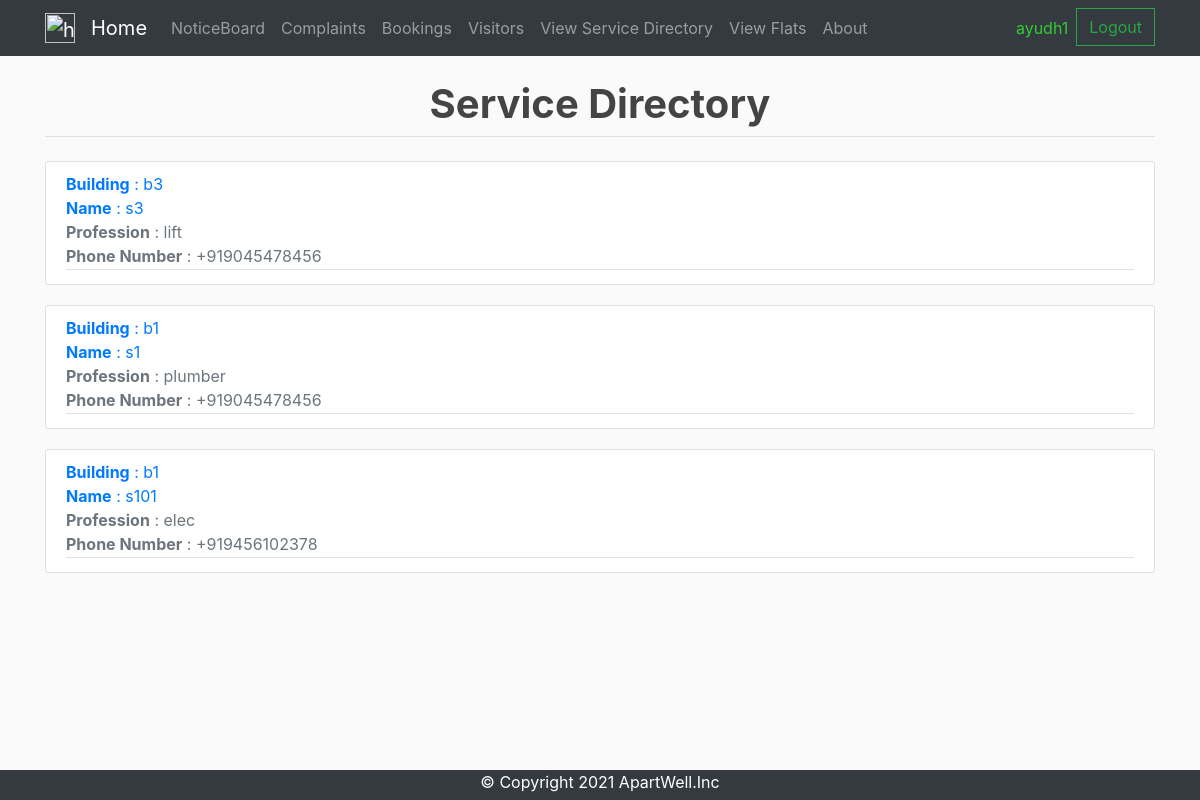
Page /view/service_directory/ (signed in) on the committed database.
### buildings/models.py (models this page shows)
class Service_Directory(models.Model):
	service_id = models.CharField(max_length=10, primary_key=True)
	name = models.CharField(max_length=50)
	profession = models.CharField(max_length=30)
	building_id = models.ForeignKey(Building, on_delete=models.CASCADE)
	phone_no = PhoneNumberField(blank=False)

class Building(models.Model):
	building_id = models.CharField(max_length=10, primary_key=True)
	building_name = models.CharField(max_length=30)
	n_floors = models.IntegerField(default=0)
	n_flats = models.IntegerField(default=0)

### buildings/views.py (the view)
# urls.py: path('view/service_directory/',views.view_service_directory, name="service_directory_details"),
def view_service_directory(request):
	model = Occupies.objects.filter(user_id = request.user.pk)
	flat_model = []
	for i in model:
		temp = Flat.objects.filter(flat_id = str(i.flat_id.pk))
		flat_model.append(temp)
	new_flat_model = []
	for i in flat_model:
		new_flat_model.append(i[0])
	building_model = []
	for i in new_flat_model:
		temp = Building.objects.filter(building_id = str(i.building_id.pk))
		building_model.append(temp)
	new_building_model = []
	for i in building_model:
		new_building_model.append(i[0])
	new_building_model = set(new_building_model)
	sd = []
	for i in new_building_model:
		temp = Service_Directory.objects.filter(building_id = i.building_id)
		sd += temp
	new_sd = sd
	return render(request, 'buildings/service_directory.html', {'flat_model':new_sd, 'all_sd':Service_Directory.objects.all()})

### buildings/templates/buildings/service_directory.html (shortened to what this page needs)
{% extends 'base.html' %}
{% load static %}
{% block content %}
<!DOCTYPE html>
<html>
  <head>
    <link rel="stylesheet" href="{% static 'table.css' %}">
  </head>
  <body>
    <legend class = "border-bottom mb-4"><h1 class="text-center"> <strong>Service Directory</strong></h1></legend>
    {% if user.is_authenticated and user.is_superuser %}
        {% for complaint in all_sd %}
        <article class="media content-section">
        <div class="media-body">
          <div class="article-metadata">
            <medium class="text-primary"><b>Building</b> : {{ complaint.building_id.building_name }}</br></medium>
            <medium class="text-primary"><b>Name</b> : {{ complaint.name }}</br></medium>
            <medium class="text-muted"><b>Profession</b> : {{ complaint.profession }}</br></medium>
            <medium class="text-muted"><b>Phone Number</b> : {{ complaint.phone_no }}</br></medium>
          </div>
        </div>
        </article>
      {% endfor %}
    {% else %}
        {% for complaint in flat_model %}
        <article class="media content-section">
        <div class="media-body">
          <div class="article-metadata">
            <medium class="text-primary"><b>Building</b> : {{ complaint.building_id.building_name }}</br></medium>
            <medium class="text-primary"><b>Name</b> : {{ complaint.name }}</br></medium>
            <medium class="text-muted"><b>Profession</b> : {{ complaint.profession }}</br></medium>
            <medium class="text-muted"><b>Phone Number</b> : {{ complaint.phone_no }}</br></medium>
          </div>
        </div>
        </article>
      {% endfor %}
    {% endif %}
  </body>
</html>
{% endblock %}

### templates/base.html (shortened to what this page needs)
{% load static %}
<html>
<head>
	<link rel="stylesheet" href="https://stackpath.bootstrapcdn.com/bootstrap/4.4.1/css/bootstrap.min.css">
	<link rel="stylesheet" type="text/css" href="{% static 'main.css' %}">
</head>
<body>
<nav class="navbar navbar-expand-lg navbar-dark bg-dark">
	<div class="container">
	  <a class="navbar-brand" href="{% url 'home' %}"><img  src="/static/apartments.png" width = "30" height = "30" alt="home" /></a>
	  <a class="navbar-brand" href="{% url 'home' %}">Home</a>
	  <div class="collapse navbar-collapse" id="navbarSupportedContent">
	    <ul class="navbar-nav mr-auto">
	    					<a class="nav-item nav-link" href="{% url 'noticeboard_notice_list' %}">NoticeBoard</a>
				{% if user.is_authenticated %}
						{% if user.is_superuser%}
							<a class="nav-item nav-link" href="{% url 'complaints:admin-complaint' %}">Complaints</a>
							<a class="nav-item nav-link" href="{% url 'bookings:admin-booking' %}">Bookings</a>
							<li class="nav-item dropdown">
							 <a class="nav-link dropdown-toggle" href="#" id="navbarDropdown" role="button" data-toggle="dropdown" aria-haspopup="true" aria-expanded="false">
								 Add User
							 </a>
							 <div class="dropdown-menu" aria-labelledby="navbarDropdown">
								 <a class="dropdown-item" href="{% url 'accounts:signup_resident' %}">Resident</a>
								 <div class="dropdown-divider"></div>
								 <a class="dropdown-item" href="{% url 'accounts:signup_watchmen' %}">Watchmen</a>
							 </div>
						 	</li>
						 	<a class="nav-item nav-link" href="{% url 'buildings:main_view'%}">View</a>
						{% elif user.profile.type == 'D' %}
							<a class="nav-item nav-link" href="{% url 'visitors:visitors_watchman' %}">Visitor Entry</a>
           				{% else %}
					 		 <a class="nav-item nav-link" href="{% url 'complaints:complaints_display' %}">Complaints</a>
			 				 <a class="nav-item nav-link" href="{% url 'bookings:bookings_display' %}">Bookings</a>
			 				 <a class="nav-item nav-link" href="{% url 'visitors:visitors_display' %}">Visitors</a>
  		                     <a class="nav-item nav-link" href="{% url 'buildings:service_directory_details'%}">View Service Directory</a>
  		                     <a class="nav-item nav-link" href="{% url 'buildings:flat_details'%}">View Flats</a>
					 {% endif %}
			 {% endif %}
			 <a class="nav-item nav-link" href="{% url 'about' %}">About</a>
	    </ul>
			<div class="form-inline my-2 my-lg-0">
					{% if not user.is_authenticated %}
							<a href="{% url 'accounts:login_user' %}">
									<button class="btn btn-outline-success my-2 my-sm-0" type="button">Log In</button>
							</a>
							<!-- <a href="{% url 'accounts:signup_resident' %}">
									<button class="btn btn-outline-success my-2 my-sm-0 ml-2" type="button" >
											Sign Up
									</button>
							</a> -->
					{% else %}
					<div class="navbar-nav">
							{% if user.is_superuser  %}
											<a class="nav-item nav-link" href="#" >{{ user.username }}</a>
											<a href="{% url 'accounts:logout_user' %}">
													<button class="btn btn-outline-success my-2 my-sm-0" type="button">Logout</button>
											</a>
							{% else%}
								<a class="nav-item nav-link" href="{% url 'accounts:profile' %}" style="color: #32CD32">{{ user.username }}</a>
								<a href="{% url 'accounts:logout_user' %}">
									<button class="btn btn-outline-success my-2 my-sm-0" type="button">Logout</button>
								</a>
							{% endif %}
					</div>
					{% endif %}
			</div>
		</div>
	</div>
</nav>
		<div class="container">
            <br>
            {% block content %}
            {% endblock content %}
         </div>
</body>
<div class="footer">
  <p>&copy; Copyright 2021 ApartWell.Inc</p>
</div>
</html>

### assets/main.css (style rules this page uses)
body { background: #fafafa; color: #333333; margin-top: 0rem; }
h1, h2, h3, h4, h5, h6 { color: #444444; }
ul { margin: 0; }
.content-section { background: #ffffff; padding: 10px 20px; border: 1px solid #dddddd; border-radius: 3px; margin-bottom: 20px; }
.article-metadata { padding-bottom: 1px; margin-bottom: 4px; border-bottom: 1px solid #e3e3e3 }
.bg-dark { background-color: #2d2e2f;!important; }
.btn { border-radius: 0; }

### templates/base.html (style rules this page uses)
.footer { position: fixed; left: 0; bottom: -10px; width: 100%; background-color: #343a40; color: white; text-align: center; }

### rows in the picture
Service_Directory: building_id.building_name "b3", name "s3", profession "lift", phone_no "+919045478456"
Service_Directory: building_id.building_name "b1", name "s1", profession "plumber", phone_no "+919045478456"
Service_Directory: building_id.building_name "b1", name "s101", profession "elec", phone_no "+919456102378"

### other values in the picture
{{ user.username }} "ayudh1"
